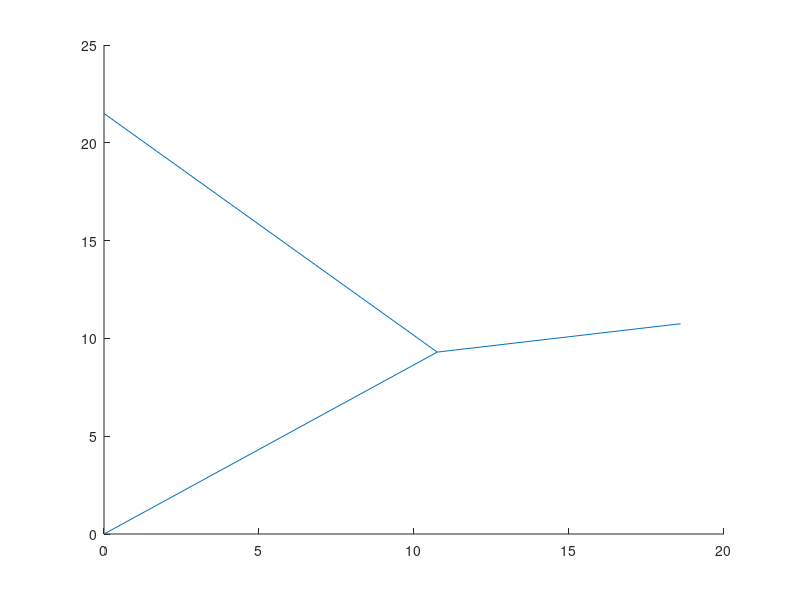

Here is the MATLAB script that generated this plot: (Note: this script raises an error after producing the figure.)
x1=0;
y1=0;

x2=0;
y2=21.5;

x3=18.6;
y3=y2/2;

r=22;
xc=10.75;
yc=9.3;
zc=30;

wozek1=zc+sqrt(r^2-(x1-xc)^2-(y1-yc)^2);
wozek2=zc+sqrt(r^2-(x2-xc)^2-(y2-yc)^2);
wozek3=zc+sqrt(r^2-(x3-xc)^2-(y3-yc)^2);

ramie1=line([x1 xc],[y1 yc],[wozek1 zc]);
ramie2=line([x2 xc],[y2 yc],[wozek2 zc]);
ramie3=line([x3 xc],[y3 yc],[wozek3 zc]);

Setpoint = 80;

if ~exist('s','var')
    s = serial('/dev/ttyUSB0');
    s.BaudRate = 57600;
end

if s.Status(1)=='c'
    fopen(s);
end
pause(3)

Input = [32000;32000;32000;Setpoint];
fprintf(s,'%d %d %d %d\n',Input);
while(s.BytesAvailable == 0)
end
while(s.BytesAvailable > 0)
    rData = fscanf(s)
end



Input = [-2000;-2000;-2000;Setpoint];
fprintf(s,'%d %d %d %d\n',Input);
pause(3)
while(s.BytesAvailable == 0)
end

while(s.BytesAvailable > 0)
    rData = fscanf(s)
end
pause(1)
while(rData(1) == "N")
    Input = [0;0;0;Setpoint];
    fprintf(s,'%d %d %d %d\n',Input);
    while(s.BytesAvailable > 0)
    rData = fscanf(s)
    end
end
pause(1)


for t=0:0.05:2*pi
   xc=10.75 + 2*sin(t);
   yc=6.3+2*cos(t);
   zc=50;
   
   wozek1=zc+sqrt(r^2-(x1-xc)^2-(y1-yc)^2);
   wozek2=zc+sqrt(r^2-(x2-xc)^2-(y2-yc)^2);
   wozek3=zc+sqrt(r^2-(x3-xc)^2-(y3-yc)^2);
   
   
   
   %% do wozka
   if(t>0)
    krok1=round(200*(wozek1-stare1));
    krok2=round(200*(wozek2-stare2));
    krok3=round(200*(wozek3-stare3));

    Input = [krok1;krok2;krok3;Setpoint]
    fprintf(s,'%d %d %d %d\n',Input);
    while(s.BytesAvailable == 0)
    end
    %pause(0.001);

   while(s.BytesAvailable > 0)
    rData = fscanf(s);
    end
   end
   
   stare1= wozek1;
   stare2=wozek2;
   stare3=wozek3;
   
end